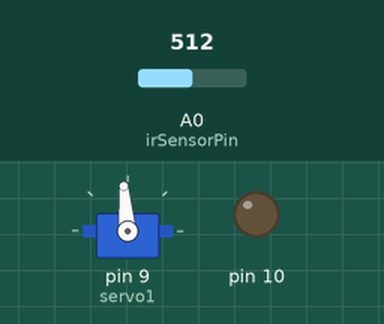
The sketch below on a simulated Arduino Uno, built with avr-gcc and run on an emulated ATmega328P. Shown: servo, output pins drawn as LEDs (lit = HIGH). The test bench sets the inputs (shaded band); at power-on: A0 (irSensorPin) = 512. What the sketch prints to the serial monitor is not drawn.

Above: at 1.24 s.
1.3 s: A0 (irSensorPin) set to 49
At 3.64 s:
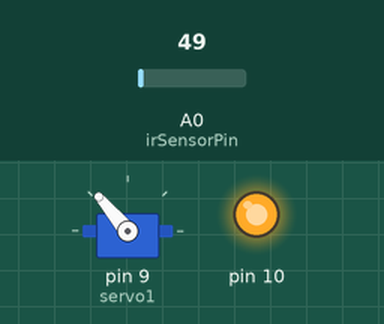
4.3 s: A0 (irSensorPin) set to 11
At 6.1 s:
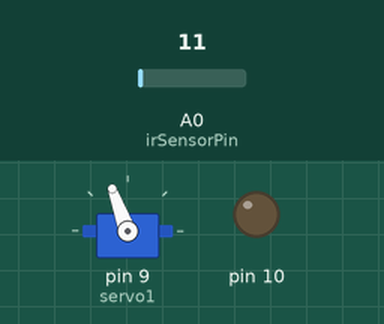
7.3 s: A0 (irSensorPin) set to 8
At 7.86 s:
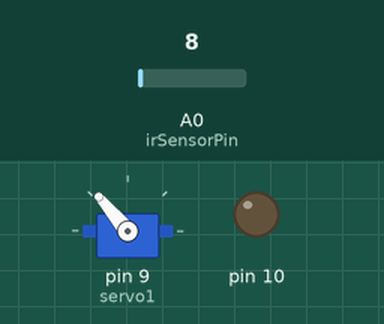
Timing chart, 0 to 16.3 s (numbered marks = the images above; inputs shaded):
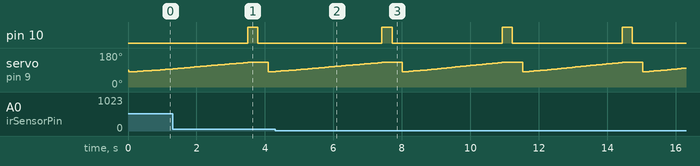

The sketch:

scnnercode.ino
```cpp
#include <Servo.h>

Servo servo1;
int x;
int irSensorPin = A0;

int d_pos = 1;
int apos = 90;
int t0;

void setup()
{
  int x = 0;
  pinMode(1, OUTPUT);
  pinMode(irSensorPin, INPUT);
  servo1.attach(9);
  pinMode(10, OUTPUT);
  Serial.begin(9600); //initialize baud rate
  delay(10);
  t0 = millis();
 return;
}

void loop()
{


  for(int phi = 0; phi<59; phi++) {

  for (int theta = 80; theta <=130; theta++) {

//  Serial.print("[");

  for (int i=0;i <=7; i++) {
    apos = servo1.read();
    x = analogRead(irSensorPin);
//    Serial.print("[");
    Serial.print(apos-100);
    Serial.print(",");
    Serial.print(x);  //Print value of IR sensor
    Serial.print(",");
    Serial.print(phi);
    if (i!=7){
      Serial.print(";");
    }

  }

  //servo1.write(100);

//  if(apos <= 70)         //This is the bottom angle
//  {
//    d_pos = 1;          //Change angle in the positive direction
//    //delay(500);
//  }
//  else if(apos >= 150)  //This is the top angle
//  {
//    d_pos = -1;         //Change angle in the negative direction
//    //delay(500);
//  }


  servo1.write(theta);


  Serial.print(";");


  }


  digitalWrite(10, HIGH);
  delay(300);
  digitalWrite(10,LOW);
  delay(300);
//  Serial.println(x);


}
delay(100000);
}
```

Measured:
- the behaviour switches between 10 and 9 on A0 (irSensorPin) (found by bisection; images 2 and 3)
- by itself, pin 10: alternates HIGH for 0.30 s and LOW for 3.2 s
- by itself, servo on pin 9 (servo1): ramps from 80° to 130° and jumps back, once every 3.5 s
